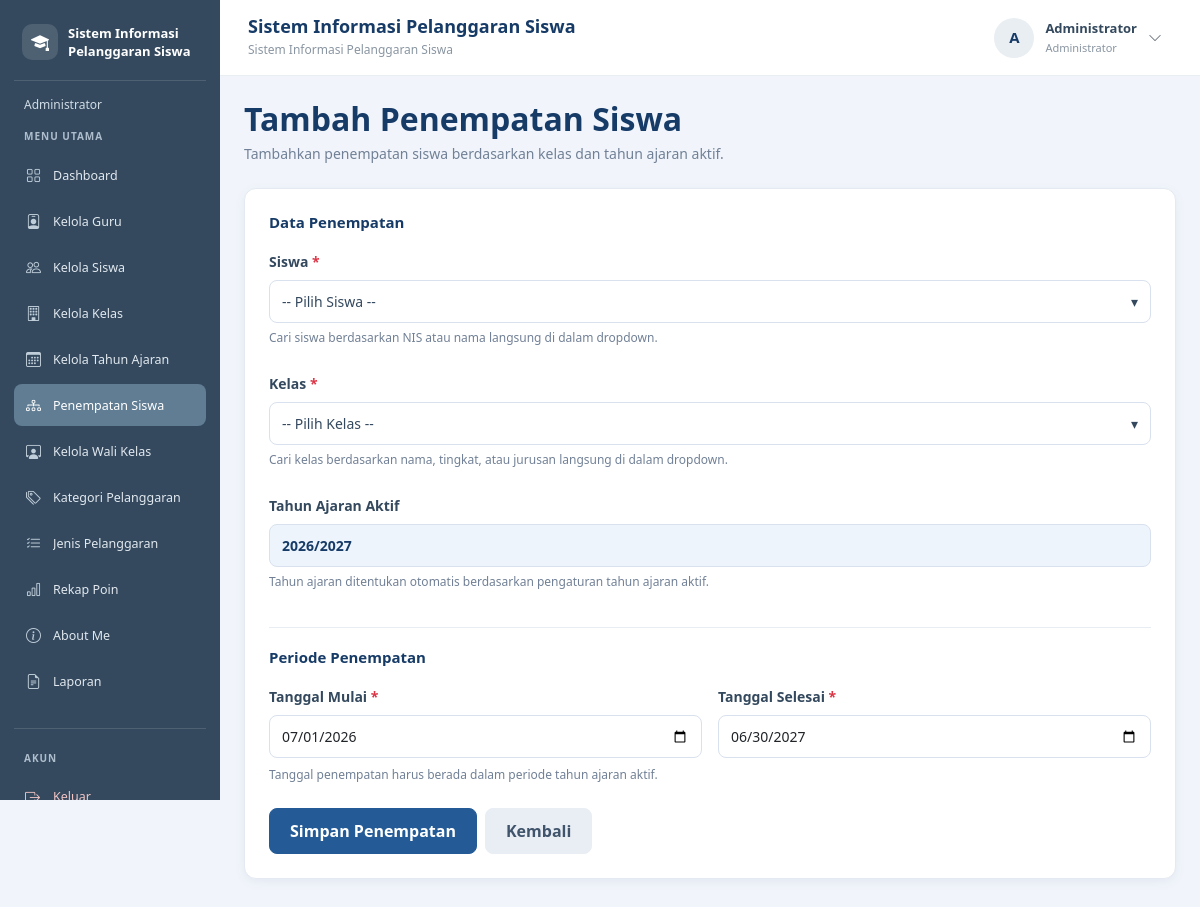
/tambah_penempatan_siswa.php (signed in), run on the app's committed database.
### tables this page shows
CREATE TABLE `t_tahun_ajaran` (
  `id` int(11) NOT NULL,
  `nama` varchar(20) NOT NULL,
  `tanggal_mulai` date NOT NULL,
  `tanggal_selesai` date NOT NULL,
  `status_aktif` tinyint(1) NOT NULL,
  `created_at` timestamp NULL DEFAULT current_timestamp(),
  `updated_at` timestamp NULL DEFAULT current_timestamp()
);

### tambah_penempatan_siswa.php (the view, shortened to what this page needs)
<?php
include "config/koneksi.php";
$tanggalMulai = $_POST['tanggal_mulai'] ?? '';
$tanggalSelesai = $_POST['tanggal_selesai'] ?? '';
$sqlTahun = "SELECT id, nama, tanggal_mulai, tanggal_selesai
             FROM t_tahun_ajaran
             WHERE status_aktif = 1
             ORDER BY tanggal_mulai DESC
             LIMIT 1";
$resultTahun = mysqli_query($koneksi, $sqlTahun);
$tahunAktif = mysqli_fetch_assoc($resultTahun);
if ($tahunAktif) {
    if ($tanggalMulai === '') {
        $tanggalMulai = $tahunAktif['tanggal_mulai'];
    }
    if ($tanggalSelesai === '') {
        $tanggalSelesai = $tahunAktif['tanggal_selesai'];
    }
}
?>
<!DOCTYPE html>
<html lang="id">
<head>
    <link href="https://cdn.jsdelivr.net/npm/bootstrap@5.3.8/dist/css/bootstrap.min.css" rel="stylesheet">
</head>
<body>
<?php include "includes/sidebar.php"; ?>
<?php include "includes/navbar.php"; ?>
<main class="konten-utama">
    <div class="mb-4">
        <h2 class="judul-halaman">Tambah Penempatan Siswa</h2>
        <p class="deskripsi-halaman">
            Tambahkan penempatan siswa berdasarkan kelas dan tahun ajaran aktif.
        </p>
    </div>
    <div class="card card-form">
        <div class="card-body p-3 p-md-4">
            <form method="POST" id="formPenempatan">
                <div class="bagian-form">
                    <h6 class="judul-bagian">Data Penempatan</h6>
                    <div class="mb-4">
                        <label class="form-label">
                            Siswa <span class="text-danger">*</span>
                        </label>
                        <div class="dropdown-cari" id="dropdownSiswa">
                            <button
                                type="button"
                                class="dropdown-cari-tombol"
                                onclick="bukaDropdown('dropdownSiswa')">
                                <span class="teks-pilihan" id="labelSiswa">
                                    -- Pilih Siswa --
                                </span>
                                <span>▾</span>
                            </button>
                        </div>
                        <div class="keterangan">
                            Cari siswa berdasarkan NIS atau nama langsung di dalam dropdown.
                        </div>
                    </div>
                    <div class="mb-4">
                        <label class="form-label">
                            Kelas <span class="text-danger">*</span>
                        </label>
                        <div class="dropdown-cari" id="dropdownKelas">
                            <button
                                type="button"
                                class="dropdown-cari-tombol"
                                onclick="bukaDropdown('dropdownKelas')">
                                <span class="teks-pilihan" id="labelKelas">
                                    -- Pilih Kelas --
                                </span>
                                <span>▾</span>
                            </button>
                        </div>
                        <div class="keterangan">
                            Cari kelas berdasarkan nama, tingkat, atau jurusan langsung di dalam dropdown.
                        </div>
                    </div>
                    <div class="mb-3">
                        <label class="form-label">
                            Tahun Ajaran Aktif
                        </label>
                        <?php if ($tahunAktif) { ?>
                            <input
                                type="text"
                                class="form-control tahun-aktif"
                                value="<?= htmlspecialchars(
                                    $tahunAktif['nama'],
                                    ENT_QUOTES,
                                    'UTF-8'
                                ); ?>"
                                readonly>
                            <div class="keterangan">
                                Tahun ajaran ditentukan otomatis berdasarkan pengaturan tahun ajaran aktif.
                            </div>
                        <?php } ?>
                    </div>
                </div>
                <div class="mb-4">
                    <h6 class="judul-bagian">
                        Periode Penempatan
                    </h6>
                    <div class="row g-3">
                        <div class="col-md-6">
                            <label for="tanggal_mulai" class="form-label">
                                Tanggal Mulai <span class="text-danger">*</span>
                            </label>
                            <input
                                type="date"
                                name="tanggal_mulai"
                                id="tanggal_mulai"
                                class="form-control"
                                value="<?= htmlspecialchars(
                                    $tanggalMulai,
                                    ENT_QUOTES,
                                    'UTF-8'
                                ); ?>"
                                min="<?= $tahunAktif ? htmlspecialchars(
                                    $tahunAktif['tanggal_mulai'],
                                    ENT_QUOTES,
                                    'UTF-8'
                                ) : ''; ?>"
                                max="<?= $tahunAktif ? htmlspecialchars(
                                    $tahunAktif['tanggal_selesai'],
                                    ENT_QUOTES,
                                    'UTF-8'
                                ) : ''; ?>"
                                required
                                <?= !$tahunAktif ? 'disabled' : ''; ?>>
                        </div>
                        <div class="col-md-6">
                            <label for="tanggal_selesai" class="form-label">
                                Tanggal Selesai <span class="text-danger">*</span>
                            </label>
                            <input
                                type="date"
                                name="tanggal_selesai"
                                id="tanggal_selesai"
                                class="form-control"
                                value="<?= htmlspecialchars(
                                    $tanggalSelesai,
                                    ENT_QUOTES,
                                    'UTF-8'
                                ); ?>"
                                min="<?= $tahunAktif ? htmlspecialchars(
                                    $tahunAktif['tanggal_mulai'],
                                    ENT_QUOTES,
                                    'UTF-8'
                                ) : ''; ?>"
                                max="<?= $tahunAktif ? htmlspecialchars(
                                    $tahunAktif['tanggal_selesai'],
                                    ENT_QUOTES,
                                    'UTF-8'
                                ) : ''; ?>"
                                required
                                <?= !$tahunAktif ? 'disabled' : ''; ?>>
                        </div>
                    </div>
                    <div class="keterangan mt-2">
                        Tanggal penempatan harus berada dalam periode tahun ajaran aktif.
                    </div>
                </div>
                <div class="d-flex flex-wrap gap-2">
                    <button
                        type="submit"
                        class="btn btn-simpan"
                        <?= !$tahunAktif ? 'disabled' : ''; ?>>
                        Simpan Penempatan
                    </button>
                    <a href="penempatan_siswa.php" class="btn btn-kembali">
                        Kembali
                    </a>
                </div>
            </form>
        </div>
    </div>
</main>
</body>
</html>

### tambah_penempatan_siswa.php (style rules this page uses)
body { margin: 0; background: #F1F5FB; }
.konten-utama { margin-left: 220px !important; width: calc(100% - 220px) !important; min-height: 100vh; padding: 100px 24px 30px; box-sizing: border-box; }
.konten-utama, .konten-utama * { box-sizing: border-box; }
.konten-utama .judul-halaman { color: #173B67; font-weight: 700; margin-bottom: 5px; }
.konten-utama .deskripsi-halaman { color: #718096; font-size: 14px; margin-bottom: 0; }
.konten-utama .card-form { background: #fff; border: 1px solid #E5EAF2; border-radius: 12px; box-shadow: 0 3px 12px rgba(23, 59, 103, 0.06); }
.konten-utama .form-label { color: #34495E; font-weight: 600; font-size: 14px; margin-bottom: 8px; }
.konten-utama .form-control { min-height: 43px; border: 1px solid #D8E1ED; border-radius: 8px; font-size: 14px; }
.konten-utama .tahun-aktif { background: #EDF4FC; color: #173B67; font-weight: 600; }
.konten-utama .keterangan { color: #718096; font-size: 12px; margin-top: 6px; }
.konten-utama .btn-simpan { background: #245B96; border: 1px solid #245B96; color: #fff; border-radius: 8px; padding: 10px 20px; font-weight: 600; }
.konten-utama .btn-kembali { background: #E9EEF5; border: 1px solid #E9EEF5; color: #40546B; border-radius: 8px; padding: 10px 20px; font-weight: 600; }
.konten-utama .bagian-form { border-bottom: 1px solid #E8EDF4; padding-bottom: 20px; margin-bottom: 20px; }
.konten-utama .judul-bagian { color: #173B67; font-size: 15px; font-weight: 700; margin-bottom: 18px; }
.konten-utama .dropdown-cari { position: relative; width: 100%; }
.konten-utama .dropdown-cari-tombol { width: 100%; min-height: 43px; padding: 10px 12px; display: flex; justify-content: space-between; align-items: center; gap: 10px; background: #fff; border: 1px solid #D8E1ED; border-radius: 8px; color: #34495E; font-size: 14px; text-align: left; cursor: pointer; }
.konten-utama .dropdown-cari-tombol .teks-pilihan { overflow: hidden; text-overflow: ellipsis; white-space: nowrap; }

### data on the page
t_tahun_ajaran: nama "2026/2027", tanggal_mulai "07/01/2026", tanggal_selesai "06/30/2027"

### other printed values
$labelRole "Administrator"
$menu[0] "Dashboard"
$menu[0] "Kelola Guru"
$menu[0] "Kelola Siswa"
$menu[0] "Kelola Kelas"
$menu[0] "Kelola Tahun Ajaran"
$menu[0] "Penempatan Siswa"
$menu[0] "Kelola Wali Kelas"
$menu[0] "Kategori Pelanggaran"
$menu[0] "Jenis Pelanggaran"
$menu[0] "Rekap Poin"
$menu[0] "About Me"
$menu[0] "Laporan"
$judulNavbar "Sistem Informasi Pelanggaran Siswa"
$inisial "A"
